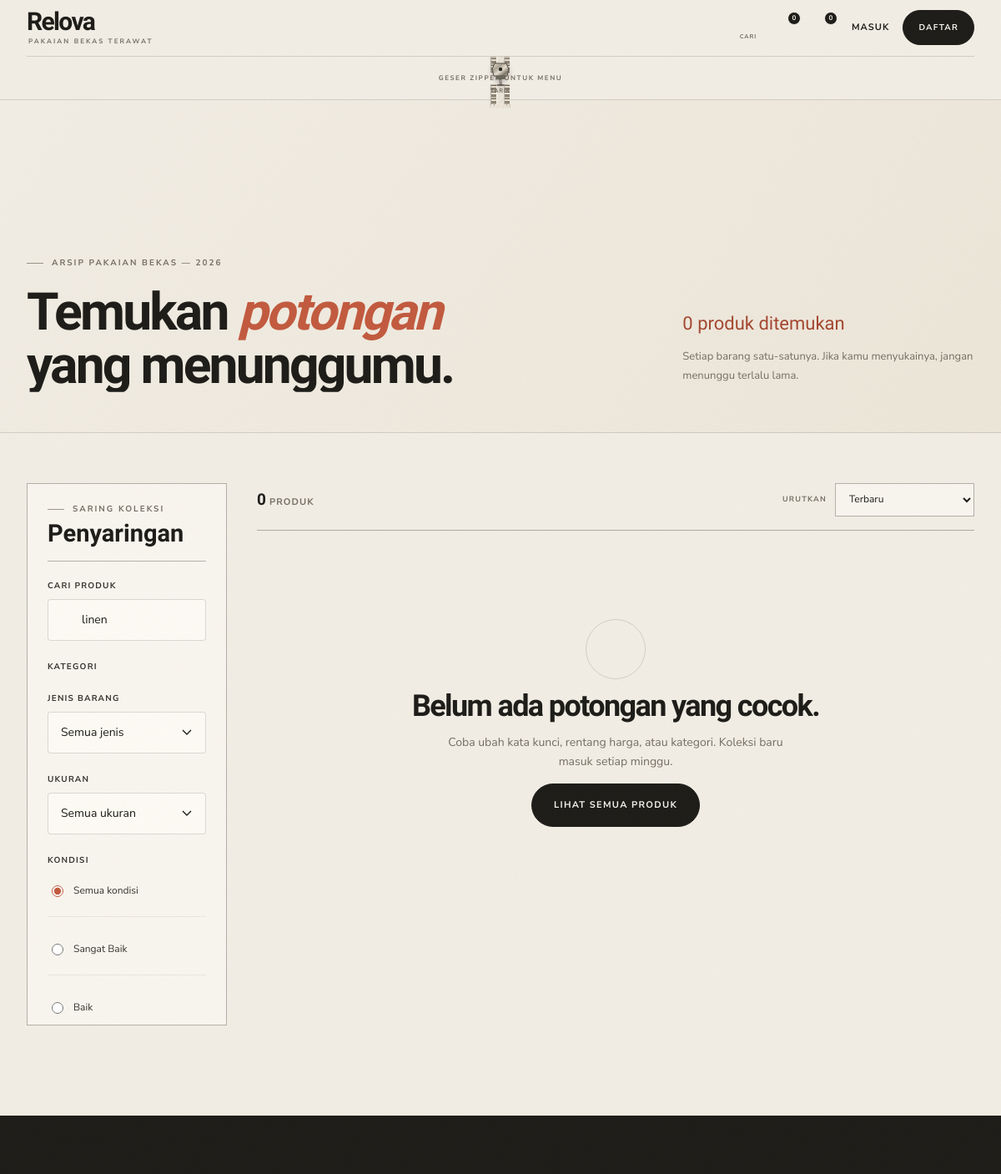
The app's page /jelajahi?q=linen (upper part), older data.
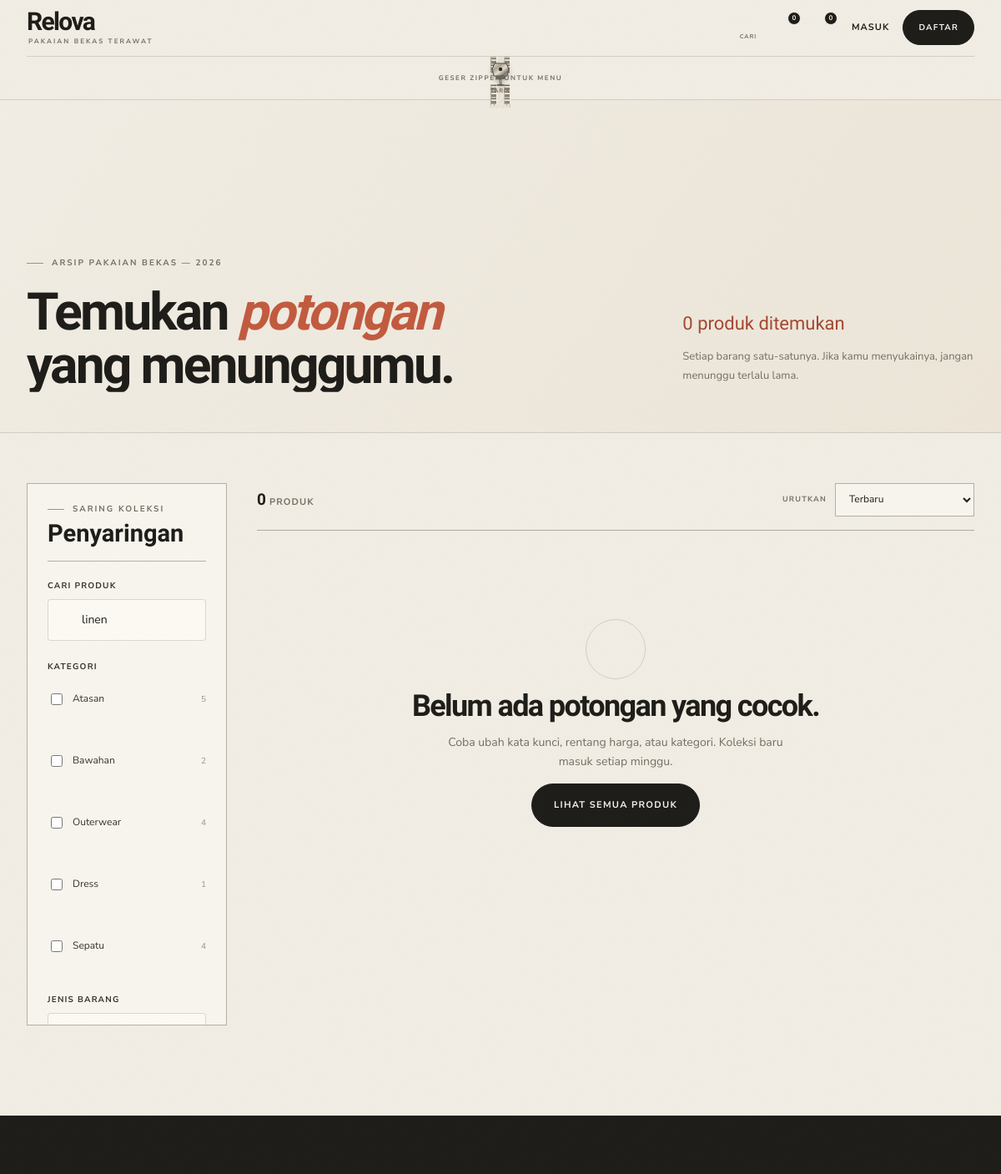
The same page, newer data.
### tables this page shows
CREATE TABLE categories (
    id INTEGER PRIMARY KEY AUTOINCREMENT,
    name TEXT NOT NULL,
    slug TEXT NOT NULL UNIQUE,
    description TEXT,
    image TEXT,
    type TEXT NOT NULL,
    sort_order INTEGER NOT NULL DEFAULT 0,
    is_active INTEGER NOT NULL DEFAULT 1,
    created_at TEXT NOT NULL DEFAULT CURRENT_TIMESTAMP
);

### app/core/View.php (called while the page is built, shortened)
<?php
class View
{
    public static function render(string $template, array $data = [], ?string $layout = 'main'): void
    {
        $data['title'] = $data['title'] ?? 'Relova';
        $data['page'] = $data['page'] ?? '';
        $viewFile = dirname(__DIR__) . '/views/' . $template . '.php';
        extract($data, EXTR_SKIP);
        require $viewFile;
    }
}

### app/core/Controller.php (called while the page is built, shortened)
<?php
abstract class Controller
{
    protected function render(string $view, array $data = [], ?string $layout = 'main'): void
    {
        View::render($view, $data, $layout);
    }
}

### app/controllers/ProductController.php (called while the page is built, shortened)
<?php
class ProductController extends Controller
{
    public function index(): void
    {
        $filters = [
            'q' => trim((string) query('q')),
            'category' => $_GET['kategori'] ?? [],
            'type' => (string) query('jenis'),
            'size' => (string) query('ukuran'),
            'condition' => (string) query('kondisi'),
            'min_price' => (string) query('min'),
            'max_price' => (string) query('max'),
            'sort' => (string) query('urutkan', 'terbaru'),
            'seller_id' => (int) query('penjual', 0),
        ];
        $filters['category'] = array_values(array_filter(array_map('strval', $filters['category'])));
        $page = max(1, (int) query('halaman', 1));
        $productModel = new ProductModel();
        $result = $productModel->paginate($filters, $page, 12);
        $wishlistIds = Auth::check() ? (new WishlistModel())->ids(Auth::id()) : [];
        $seller = $filters['seller_id'] ? (new UserModel())->sellerProfile($filters['seller_id']) : null;
        $this->render('products/index', [
            'title' => 'Jelajahi Koleksi — Relova',
            'page' => 'catalog',
            'products' => $result['items'],
            'pagination' => $result,
            'filters' => $filters,
            'categories' => (new CategoryModel())->forCatalog(),
            'wishlistIds' => $wishlistIds,
            'seller' => $seller,
        ], 'main');
    }
}

### app/bootstrap.php (called while the page is built, shortened)
<?php
$config = require BASE_PATH . '/config/config.php';
require BASE_PATH . '/app/core/helpers.php';
$router = new Router();
$router->dispatch(
    $_SERVER['REQUEST_METHOD'] ?? 'GET',
    $_SERVER['REQUEST_URI'] ?? '/'
);

### public/index.php (called while the page is built)
<?php
require dirname(__DIR__) . '/app/bootstrap.php';

### config/config.php (called while the page is built, shortened)
<?php
$scriptName = str_replace('\\', '/', $_SERVER['SCRIPT_NAME'] ?? '/index.php');
$basePath = rtrim(str_replace('\\', '/', dirname($scriptName)), '/');
return [
    'name' => 'Relova',
    'tagline' => 'Pakaian punya kehidupan kedua.',
    'description' => 'Tempat jual beli pakaian dan sepatu bekas terawat yang masih layak dipakai.',
    'base_url' => getenv('APP_URL') ?: $basePath,
    'timezone' => 'Asia/Jakarta',
    'upload_dir' => dirname(__DIR__) . DIRECTORY_SEPARATOR . 'public' . DIRECTORY_SEPARATOR . 'uploads',
    'max_upload_size' => 4 * 1024 * 1024,
    'allowed_image_types' => ['image/jpeg', 'image/png', 'image/webp'],
];

### app/models/CategoryModel.php (called while the page is built, shortened)
<?php
class CategoryModel extends Model
{
    public function forCatalog(): array
    {
        return $this->db->query(
            "SELECT c.*,
                (SELECT COUNT(*) FROM products p WHERE p.category_id = c.id AND p.status = 'aktif') AS product_count
             FROM categories c WHERE c.is_active = 1
             ORDER BY c.sort_order ASC"
        )->fetchAll();
    }
}

### app/views/products/index.php (the view, shortened to what the rows shown need)
<?php
$queryForLinks = $_GET;
unset($queryForLinks['halaman']);
$queryString = http_build_query($queryForLinks);
$pageBase = url('/jelajahi') . ($queryString ? '?' . $queryString . '&' : '?') . 'halaman=';
$currentSort = $filters['sort'] ?: 'terbaru';
?>
<section class="catalog-head">
    <div class="container catalog-head__inner">
        <div>
            <span class="eyebrow" data-reveal>Arsip pakaian bekas — <?= date('Y') ?></span>
            <h1 data-reveal><?= $seller ? 'Lemari ' . e($seller['name']) : 'Temukan <em>potongan</em><br>yang menunggumu.' ?></h1>
        </div>
        <div class="catalog-head__meta" data-reveal>
            <span><?= (int) $pagination['total'] ?> produk ditemukan</span>
            <p><?= $seller ? 'Semua produk aktif dari penjual ini.' : 'Setiap barang satu-satunya. Jika kamu menyukainya, jangan menunggu terlalu lama.' ?></p>
        </div>
    </div>
</section>
<section class="catalog-section">
    <div class="container catalog-layout">
        <aside class="filter-panel" data-filter-panel>
            <div class="filter-panel__head">
                <div>
                    <span class="eyebrow">Saring koleksi</span>
                    <strong>Penyaringan</strong>
                </div>
            </div>
            <form action="<?= url('/jelajahi') ?>" method="get" class="filter-form">
                <div class="filter-group">
                    <label class="filter-label" for="filter-q">Cari produk</label>
                    <div class="input-with-icon">
                        <?= icon('search') ?>
                        <input id="filter-q" type="search" name="q" value="<?= e($filters['q']) ?>" placeholder="Nama, merek, warna…">
                    </div>
                </div>
                <fieldset class="filter-group">
                    <legend class="filter-label">Kategori</legend>
                    <?php foreach ($categories as $category): ?>
                        <label class="check-row">
                            <input type="checkbox" name="kategori[]" value="<?= e($category['slug']) ?>" <?= in_array($category['slug'], $filters['category'], true) ? 'checked' : '' ?>>
                            <span><?= e($category['name']) ?></span>
                            <small><?= (int) $category['product_count'] ?></small>
                        </label>
                    <?php endforeach; ?>
                </fieldset>
                <div class="filter-group">
                    <label class="filter-label" for="filter-type">Jenis barang</label>
                    <select id="filter-type" name="jenis">
                        <option value="">Semua jenis</option>
                    </select>
                </div>
            </form>
        </aside>
        <div class="catalog-main">
            <div class="catalog-toolbar">
                <p class="catalog-toolbar__count"><span><?= (int) $pagination['total'] ?></span> produk</p>
                <div class="catalog-sort">
                    <label for="sort-select">Urutkan</label>
                    <select id="sort-select" data-sort-select>
                        <option value="terbaru" <?= $currentSort === 'terbaru' ? 'selected' : '' ?>>Terbaru</option>
                    </select>
                </div>
            </div>
            <?php if ($products): ?>
                <div class="product-grid product-grid--catalog">
                    <?php foreach ($products as $product): ?>
                        <?php View::partial('components/product-card', ['product' => $product, 'wishlistIds' => $wishlistIds]); ?>
                    <?php endforeach; ?>
                </div>
                <?php if ($pagination['pages'] > 1): ?>
                    <nav class="pagination" aria-label="Navigasi halaman">
                        <?php if ($pagination['page'] > 1): ?>
                            <a href="<?= e($pageBase . ($pagination['page'] - 1)) ?>" class="pagination__arrow" aria-label="Halaman sebelumnya"><?= icon('chevron-left') ?></a>
                        <?php else: ?>
                            <span class="pagination__arrow is-disabled"><?= icon('chevron-left') ?></span>
                        <?php endif; ?>
                        <?php for ($i = 1; $i <= $pagination['pages']; $i++): ?>
                            <?php if ($i === 1 || $i === $pagination['pages'] || abs($i - $pagination['page']) <= 1): ?>
                                <a href="<?= e($pageBase . $i) ?>" class="pagination__number <?= $i === $pagination['page'] ? 'is-active' : '' ?>" <?= $i === $pagination['page'] ? 'aria-current="page"' : '' ?>><?= $i ?></a>
                            <?php elseif (abs($i - $pagination['page']) === 2): ?>
                                <span class="pagination__ellipsis">…</span>
                            <?php endif; ?>
                        <?php endfor; ?>
                        <?php if ($pagination['page'] < $pagination['pages']): ?>
                            <a href="<?= e($pageBase . ($pagination['page'] + 1)) ?>" class="pagination__arrow" aria-label="Halaman berikutnya"><?= icon('chevron-right') ?></a>
                        <?php else: ?>
                            <span class="pagination__arrow is-disabled"><?= icon('chevron-right') ?></span>
                        <?php endif; ?>
                    </nav>
                <?php endif; ?>
            <?php else: ?>
                <div class="empty-state">
                    <span class="empty-state__icon"><?= icon('hanger') ?></span>
                    <h2>Belum ada potongan yang cocok.</h2>
                    <p>Coba ubah kata kunci, rentang harga, atau kategori. Koleksi baru masuk setiap minggu.</p>
                    <a href="<?= url('/jelajahi') ?>" class="button button--dark">Lihat semua produk</a>
                </div>
            <?php endif; ?>
        </div>
    </div>
</section>

### app/core/Router.php (shortened to what the rows shown need)
<?php
class Router
{
    private array $routes = [];
    private function add(string $httpMethod, string $path, string $controller, string $method): void
    {
        $normalized = '/' . trim($path, '/');
        $pattern = preg_replace('#\{([a-zA-Z_]+)\}#', '(?P<$1>[^/]+)', $normalized);
        $this->routes[] = [
            'http' => $httpMethod,
            'path' => $normalized,
            'pattern' => '#^' . $pattern . '/?$#',
            'controller' => $controller,
            'method' => $method,
        ];
    }
    public function dispatch(string $httpMethod, string $uri): void
    {
        $config = require dirname(__DIR__, 2) . '/config/config.php';
        $path = parse_url($uri, PHP_URL_PATH) ?: '/';
        $path = '/' . ltrim($path, '/');
        foreach ($this->routes as $route) {
            if (preg_match($route['pattern'], $path, $matches)) {
                $params = array_filter($matches, 'is_string', ARRAY_FILTER_USE_KEY);
                $method = $route['method'];
                $controller = new $controllerClass();
                $controller->$method(...array_values($params));
                return;
            }
        }
    }
}

Row changes from the older to the newer data that the page shows:
added categories: name "Atasan", product_count "5"
added categories: name "Bawahan", product_count "2"
added categories: name "Outerwear", product_count "4"
added categories: name "Dress", product_count "1"
added categories: name "Sepatu", product_count "4"
Text that changed along with them:
list line gone: "UKURAN Semua ukuran KONDISI ☑ Semua kondisi Semua kondisi ☐ Sangat Baik Sangat Baik ☐ Baik Baik"
